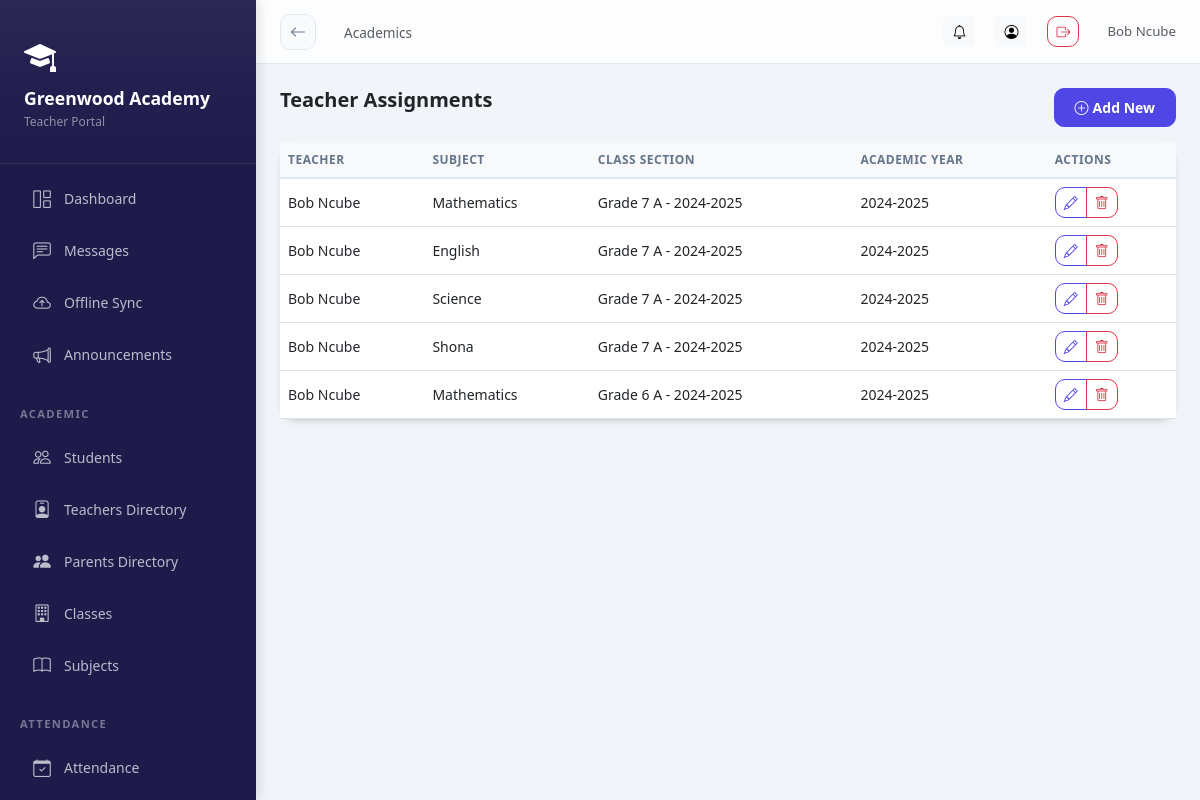
The page /academics/assignments/ (signed in) on the database its author committed.
### schools/models.py (models this page shows, shortened)
class School(models.Model):
    STATUS_CHOICES = [
        ('pending', 'Pending Approval'),
        ('active', 'Active'),
        ('suspended', 'Suspended'),
        ('rejected', 'Rejected'),
    ]
    name = models.CharField(max_length=200)
    subdomain = models.CharField(max_length=50, unique=True, db_index=True)
    email = models.EmailField()
    phone = models.CharField(max_length=20, blank=True)
    address = models.TextField(blank=True)
    logo = models.ImageField(upload_to='school_logos/', blank=True, null=True)
    theme_color = models.CharField(max_length=7, default='#4F46E5', help_text='Hex color code')
    motto = models.CharField(max_length=200, blank=True)
    status = models.CharField(max_length=20, choices=STATUS_CHOICES, default='pending')
    is_demo = models.BooleanField(default=False)
    created_at = models.DateTimeField(auto_now_add=True)
    updated_at = models.DateTimeField(auto_now=True)
    is_deleted = models.BooleanField(default=False)
    parent_registration_enabled = models.BooleanField(default=True)
    registration_token = models.CharField(max_length=100, unique=True, blank=True, null=True)
    subscription_active = models.BooleanField(default=False)
    subscription_expires = models.DateTimeField(null=True, blank=True)
    class Meta:
        ordering = ['-created_at']

class SchoolUser(SyncBaseModel):
    ROLE_CHOICES = [
        ('headmaster', 'Headmaster'),
        ('admin', 'School Admin'),
        ('teacher', 'Teacher'),
        ('student', 'Student'),
        ('parent', 'Parent'),
    ]
    user = models.ForeignKey(User, on_delete=models.CASCADE, related_name='school_memberships')
    school = models.ForeignKey(School, on_delete=models.CASCADE, related_name='members', db_index=True)
    role = models.CharField(max_length=20, choices=ROLE_CHOICES, db_index=True)
    is_active = models.BooleanField(default=True, db_index=True)
    signature = models.ImageField(upload_to='signatures/', blank=True, null=True)
    class Meta:
        unique_together = ['user', 'school']

### academics/models.py (models this page shows, shortened)
class TeacherSubjectAssignment(SyncBaseModel):
    school = models.ForeignKey(School, on_delete=models.CASCADE, related_name='teacher_subject_assignments', null=True, blank=True)
    teacher = models.ForeignKey(
        SchoolUser,
        on_delete=models.CASCADE,
        limit_choices_to={'role': 'teacher'},
        related_name='subject_assignments'
    )
    subject = models.ForeignKey(Subject, on_delete=models.CASCADE, related_name='teacher_assignments')
    class_section = models.ForeignKey(ClassSection, on_delete=models.CASCADE, related_name='teacher_subjects')
    academic_year = models.ForeignKey(AcademicYear, on_delete=models.CASCADE, related_name='teacher_assignments')
    objects = TenantManager()
    all_objects = models.Manager()
    class Meta:
        unique_together = ['teacher', 'subject', 'class_section', 'academic_year']

class Subject(SyncBaseModel):
    school = models.ForeignKey(School, on_delete=models.CASCADE, related_name='subjects')
    name = models.CharField(max_length=100)
    code = models.CharField(max_length=20, blank=True)
    description = models.TextField(blank=True)
    objects = TenantManager()
    all_objects = models.Manager()
    class Meta:
        ordering = ['name']

class ClassSection(SyncBaseModel):
    school = models.ForeignKey(School, on_delete=models.CASCADE, related_name='class_sections')
    class_level = models.ForeignKey(ClassLevel, on_delete=models.CASCADE, related_name='sections')
    section_name = models.CharField(max_length=20)  # e.g., "A", "B", "Science"
    class_teacher = models.ForeignKey(
        SchoolUser,
        on_delete=models.SET_NULL,
        null=True,
        blank=True,
        limit_choices_to={'role': 'teacher'},
        related_name='homeroom_classes'
    )
    academic_year = models.ForeignKey(AcademicYear, on_delete=models.CASCADE, related_name='sections')
    objects = TenantManager()
    all_objects = models.Manager()
    class Meta:
        unique_together = ['class_level', 'section_name', 'academic_year']
        ordering = ['class_level__order', 'section_name']
    def __str__(self):
        return f"{self.class_level.name} {self.section_name} - {self.academic_year.name}"

class ClassLevel(SyncBaseModel):
    school = models.ForeignKey(School, on_delete=models.CASCADE, related_name='class_levels')
    name = models.CharField(max_length=50)  # e.g., "Grade 1", "Class 5"
    order = models.IntegerField(default=0)
    objects = TenantManager()
    all_objects = models.Manager()
    class Meta:
        ordering = ['order', 'name']

class AcademicYear(SyncBaseModel):
    school = models.ForeignKey(School, on_delete=models.CASCADE, related_name='academic_years')
    name = models.CharField(max_length=50)  # e.g., "2024-2025"
    start_date = models.DateField()
    end_date = models.DateField()
    is_current = models.BooleanField(default=False)
    objects = TenantManager()
    all_objects = models.Manager()
    class Meta:
        ordering = ['-start_date']

### academics/views.py (the view)
# urls.py: path('assignments/', views.TeacherAssignmentListView.as_view(), name='teacher_assignment_list'),
@method_decorator(login_required, name='dispatch')
class TeacherAssignmentListView(ListView):
    model = TeacherSubjectAssignment
    template_name = 'academics/teacher_assignment_list.html'
    context_object_name = 'assignments'
    def get_queryset(self):
        return TeacherSubjectAssignment.objects.filter(
            class_section__school=self.request.school
        ).select_related('teacher', 'subject', 'class_section')

### core/models.py (called while the page is built)
    def get_queryset(self):
        queryset = super().get_queryset()
        school = get_current_school()
        if school:
            return queryset.filter(school=school)
        return queryset

### schools/context_processors.py (called while the page is built)
def school_context(request):
    school = getattr(request, 'school', None)
    school_role = ''
    if school and request.user.is_authenticated:
        try:
            su = SchoolUser.objects.get(user=request.user, school=school, is_active=True)
            school_role = su.role
        except SchoolUser.DoesNotExist:
            pass
    return {
        'current_school': school,
        'school_role': school_role,
    }

### academics/templates/academics/teacher_assignment_list.html (shortened to what this page needs)
{% extends 'base_dashboard.html' %}
{% block page_title %}Academics{% endblock %}
{% block content %}
<div class="d-flex justify-content-between mb-3">
<h5 class="fw-bold mb-0">{% if 'list' in 'teacher_assignment_list' %}{% if 'year' in 'teacher_assignment_list' %}Academic Years{% elif 'level' in 'teacher_assignment_list' %}Class Levels{% elif 'subject' in 'teacher_assignment_list' %}Subjects{% elif 'section' in 'teacher_assignment_list' %}Class Sections{% elif 'assignment' in 'teacher_assignment_list' %}Teacher Assignments{% endif %}{% endif %}</h5>
{% if 'list' in 'teacher_assignment_list' %}<a href="{% if 'year' in 'teacher_assignment_list' %}{% url 'academics:academic_year_add' %}{% elif 'level' in 'teacher_assignment_list' %}{% url 'academics:class_level_add' %}{% elif 'subject' in 'teacher_assignment_list' %}{% url 'academics:subject_add' %}{% elif 'section' in 'teacher_assignment_list' %}{% url 'academics:class_section_add' %}{% elif 'assignment' in 'teacher_assignment_list' %}{% url 'academics:teacher_assignment_add' %}{% endif %}" class="btn btn-primary btn-sm"><i class="bi bi-plus-circle me-1"></i>Add New</a>{% endif %}
</div>
{% if 'list' in 'teacher_assignment_list' %}
<div class="card"><div class="table-responsive"><table class="table table-hover mb-0">
<thead class="table-light"><tr><th>Teacher</th><th>Subject</th><th>Class Section</th><th>Academic Year</th><th>Actions</th></tr></thead>
<tbody>
{% for obj in assignments %}
<tr>
    <td>{{ obj.teacher.user.get_full_name }}</td>
    <td>{{ obj.subject.name }}</td>
    <td>{{ obj.class_section }}</td>
    <td>{{ obj.academic_year.name }}</td>
    <td>
        <div class="btn-group btn-group-sm">
            <a href="{% url 'academics:teacher_assignment_edit' obj.pk %}" class="btn btn-outline-primary" title="Edit">
                <i class="bi bi-pencil"></i>
            </a>
            <a href="{% url 'academics:teacher_assignment_delete' obj.pk %}" class="btn btn-outline-danger" onclick="return confirm('Delete this assignment?');" title="Delete">
                <i class="bi bi-trash"></i>
            </a>
        </div>
    </td>
</tr>
{% empty %}<tr><td colspan="5" class="text-center py-4 text-muted">No assignments yet.</td></tr>
{% endfor %}
</tbody>
</table></div></div>
{% endif %}
{% endblock %}

### templates/base_dashboard.html (shortened to what this page needs)
<!DOCTYPE html>
<html lang="en">
<head>
<link rel="stylesheet" href="https://cdn.jsdelivr.net/npm/bootstrap@5.3.0/dist/css/bootstrap.min.css">
<link rel="stylesheet" href="https://cdn.jsdelivr.net/npm/bootstrap-icons@1.11.0/font/bootstrap-icons.css">
<link href="https://cdn.jsdelivr.net/npm/tom-select@2.2.2/dist/css/tom-select.bootstrap5.css" rel="stylesheet">
</head>
<body>
<div class="sidebar" id="sidebar">
  <div class="sidebar-brand">
    {% if current_school.logo %}
      <img src="{{ current_school.logo.url }}" alt="{{ current_school.name }}" class="rounded">
  {% else %}
    <i class="bi bi-mortarboard-fill text-white mb-2 d-block" style="font-size: 2rem;"></i>
  {% endif %}
  <h5>{{ current_school.name|default:"AcademiaLink" }}</h5>
  <small>{{ school_role|title }} Portal</small>
  </div>
  <nav class="py-2">
    <a href="{% url 'analytics:dashboard' %}" class="nav-link {% if request.path == '/analytics/dashboard/' %}active{% endif %}">
      <i class="bi bi-grid-1x2"></i> Dashboard
    </a>
    <a href="{% url 'messaging:list' %}" class="nav-link {% if 'messages' in request.path %}active{% endif %}">
      <i class="bi bi-chat-left-text"></i> Messages
    </a>
    <a href="{% url 'offline_sync' %}" class="nav-link {% if request.resolver_match.url_name == 'offline_sync' %}active{% endif %}">
      <i class="bi bi-cloud-arrow-up"></i>
      <span>Offline Sync</span>
    </a>
    <a href="{% url 'notifications:announcements' %}" class="nav-link {% if 'announcements' in request.path %}active{% endif %}">
      <i class="bi bi-megaphone"></i> Announcements
    </a>
    {% if school_role in 'headmaster,teacher' %}
    <div class="nav-section">Academic</div>
    <a href="{% url 'academics:student_list' %}" class="nav-link {% if 'students' in request.path %}active{% endif %}">
      <i class="bi bi-people"></i> Students
    </a>
    {% if school_role in 'headmaster,teacher,admin' %}
    <a href="{% url 'academics:teacher_list' %}" class="nav-link {% if 'teachers' in request.path %}active{% endif %}">
      <i class="bi bi-person-badge"></i> Teachers Directory
    </a>
    <a href="{% url 'academics:parent_list' %}" class="nav-link {% if 'parents' in request.path %}active{% endif %}">
      <i class="bi bi-people-fill"></i> Parents Directory
    </a>
    {% endif %}
    <a href="{% url 'academics:class_section_list' %}" class="nav-link {% if 'sections' in request.path %}active{% endif %}">
      <i class="bi bi-building"></i> Classes
    </a>
    <a href="{% url 'academics:subject_list' %}" class="nav-link {% if 'subjects' in request.path %}active{% endif %}">
      <i class="bi bi-book"></i> Subjects
    </a>
    <div class="nav-section">Attendance</div>
    <a href="{% url 'attendance:home' %}" class="nav-link {% if 'attendance' in request.path %}active{% endif %}">
      <i class="bi bi-calendar-check"></i> Attendance
    </a>
    <div class="nav-section">Results</div>
    {% endif %}
  </nav>
</div>
<div class="main-content">
  <div class="topbar">
    <div class="topbar-left">
      <a href="javascript:history.back()" class="btn-back d-none d-md-flex" id="global-back-btn" title="Go Back">
        <i class="bi bi-arrow-left"></i>
      </a>
      <nav aria-label="breadcrumb" class="d-none d-md-block">
        <span class="text-muted" style="font-size:.85rem;">{% block page_title %}{% endblock %}</span>
      </nav>
    </div>
    <div class="topbar-right">
        <a href="{% url 'notifications:list' %}" class="btn btn-sm btn-light position-relative" title="Notifications">
        <i class="bi bi-bell"></i>
      </a>
      <a href="{% url 'accounts:profile' %}" class="btn btn-sm btn-light" title="Profile">
        <i class="bi bi-person-circle"></i>
      </a>
      <a href="{% url 'accounts:logout' %}" class="btn btn-sm btn-outline-danger" title="Logout">
        <i class="bi bi-box-arrow-right"></i>
      </a>
      <span class="text-muted d-none d-md-inline-block ms-2" style="font-size:.83rem;">
        {{ user.get_full_name|default:user.username }}
      </span>
    </div>
  </div>
  <div class="page-content">
    {% block content %}{% endblock %}
  </div>
</div>
</body>
</html>

### rows shown on the page
School: name "Greenwood Academy"
SchoolUser: role "Teacher"
TeacherSubjectAssignment: teacher.user.get_full_name "Bob Ncube", subject.name "Mathematics", class_section "Grade 7 A - 2024-2025", academic_year.name "2024-2025"
TeacherSubjectAssignment: teacher.user.get_full_name "Bob Ncube", subject.name "English", class_section "Grade 7 A - 2024-2025", academic_year.name "2024-2025"
TeacherSubjectAssignment: teacher.user.get_full_name "Bob Ncube", subject.name "Science", class_section "Grade 7 A - 2024-2025", academic_year.name "2024-2025"
TeacherSubjectAssignment: teacher.user.get_full_name "Bob Ncube", subject.name "Shona", class_section "Grade 7 A - 2024-2025", academic_year.name "2024-2025"
TeacherSubjectAssignment: teacher.user.get_full_name "Bob Ncube", subject.name "Mathematics", class_section "Grade 6 A - 2024-2025", academic_year.name "2024-2025"

### other values the page prints
{{ user.get_full_name|default:user.username }} "Bob Ncube"
